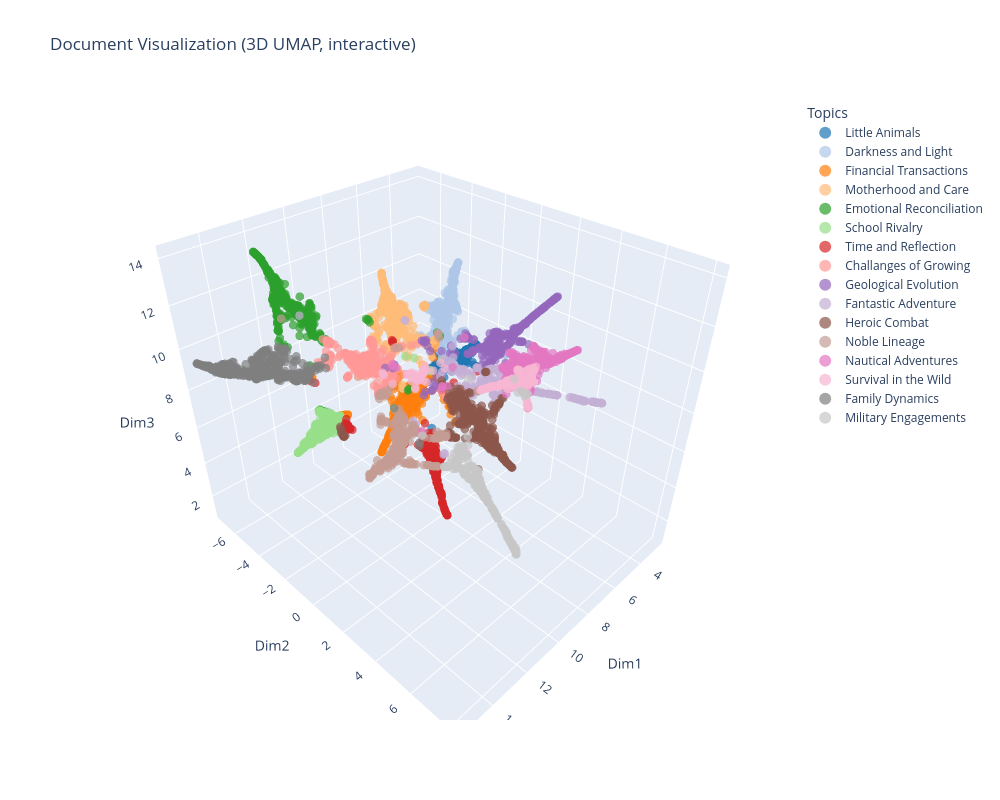

This figure's notebook cell:
### Code cell
# 3D plot
from mpl_toolkits.mplot3d import Axes3D  # needed for 3D plotting

# -----------------------
# Step 1. Doc-topic matrix
# -----------------------
doc_topic_matrix = final_model['topic-document-matrix'].T

# -----------------------
# Step 2. Embed docs (3D)
# -----------------------
#method='PCA'
#pca = PCA(n_components=3)
#doc_embeddings = pca.fit_transform(doc_topic_matrix)

#method = 't-SNE'
#tsne = TSNE(n_components=3, random_state=42, perplexity=30)
#doc_embeddings = tsne.fit_transform(doc_topic_matrix)

method = 'UMAP'
umap_model = umap.UMAP(n_components=3, random_state=42, n_jobs=1)
doc_embeddings = umap_model.fit_transform(doc_topic_matrix)

# Dominant topic index and its probability
n_docs, n_topics = doc_topic_matrix.shape[0], doc_topic_matrix.shape[1]
dominant_topic = np.argmax(doc_topic_matrix, axis=1)
dominant_prob = doc_topic_matrix[np.arange(n_docs), dominant_topic]

# -----------------------
# Step 3. Build DataFrame for Plotly
# -----------------------
df_plot = pd.DataFrame({
    "Dim1": doc_embeddings[:, 0],
    "Dim2": doc_embeddings[:, 1],
    "Dim3": doc_embeddings[:, 2],
    "TopicID": dominant_topic,
    "TopicLabel": [topic_labels[t] for t in dominant_topic]  # map ID → label
})

# -----------------------
# Step 4. Interactive 3D Plot
# -----------------------
fig = px.scatter_3d(
    df_plot,
    x="Dim1",
    y="Dim2",
    z="Dim3",
    color="TopicLabel",   # legend will now show labels, not IDs
    color_discrete_sequence=color_sequence,  # 20 distinct colors
    hover_data=["TopicID", "TopicLabel"],  # info when hovering
    title=f"Document Visualization (3D {method}, interactive)"
)

# Increase figure size
fig.update_layout(
    width=1000,
    height=800,
    legend=dict(
        title="Topics",
        itemsizing="constant"
    )
)

fig.update_traces(marker=dict(size=5, opacity=0.7))
fig.show()

### Figure 1 — Plotly figure (JSON) as saved in the notebook; plotly's stock layout.template omitted (floating-point values rounded to 4 significant figures; data arrays with more than 128 entries replaced by an {"elided": "..."} marker saying what was removed)
{"data": [{"customdata": {"elided": "395x2 mixed values"}, "hovertemplate": "TopicLabel=%{customdata[1]}<br>Dim1=%{x}<br>Dim2=%{y}<br>Dim3=%{z}<br>TopicID=%{customdata[0]}<extra></extra>", "legendgroup": "Little Animals", "marker": {"color": "#1f77b4", "opacity": 0.7, "size": 5, "symbol": "circle"}, "mode": "markers", "name": "Little Animals", "scene": "scene", "showlegend": true, "type": "scatter3d", "x": {"elided": "395 float values"}, "y": {"elided": "395 float values"}, "z": {"elided": "395 float values"}}, {"customdata": {"elided": "391x2 mixed values"}, "hovertemplate": "TopicLabel=%{customdata[1]}<br>Dim1=%{x}<br>Dim2=%{y}<br>Dim3=%{z}<br>TopicID=%{customdata[0]}<extra></extra>", "legendgroup": "Darkness and Light", "marker": {"color": "#aec7e8", "opacity": 0.7, "size": 5, "symbol": "circle"}, "mode": "markers", "name": "Darkness and Light", "scene": "scene", "showlegend": true, "type": "scatter3d", "x": {"elided": "391 float values"}, "y": {"elided": "391 float values"}, "z": {"elided": "391 float values"}}, {"customdata": {"elided": "355x2 mixed values"}, "hovertemplate": "TopicLabel=%{customdata[1]}<br>Dim1=%{x}<br>Dim2=%{y}<br>Dim3=%{z}<br>TopicID=%{customdata[0]}<extra></extra>", "legendgroup": "Financial Transactions", "marker": {"color": "#ff7f0e", "opacity": 0.7, "size": 5, "symbol": "circle"}, "mode": "markers", "name": "Financial Transactions", "scene": "scene", "showlegend": true, "type": "scatter3d", "x": {"elided": "355 float values"}, "y": {"elided": "355 float values"}, "z": {"elided": "355 float values"}}, {"customdata": {"elided": "425x2 mixed values"}, "hovertemplate": "TopicLabel=%{customdata[1]}<br>Dim1=%{x}<br>Dim2=%{y}<br>Dim3=%{z}<br>TopicID=%{customdata[0]}<extra></extra>", "legendgroup": "Motherhood and Care", "marker": {"color": "#ffbb78", "opacity": 0.7, "size": 5, "symbol": "circle"}, "mode": "markers", "name": "Motherhood and Care", "scene": "scene", "showlegend": true, "type": "scatter3d", "x": {"elided": "425 float values"}, "y": {"elided": "425 float values"}, "z": {"elided": "425 float values"}}, {"customdata": {"elided": "357x2 mixed values"}, "hovertemplate": "TopicLabel=%{customdata[1]}<br>Dim1=%{x}<br>Dim2=%{y}<br>Dim3=%{z}<br>TopicID=%{customdata[0]}<extra></extra>", "legendgroup": "Emotional Reconciliation", "marker": {"color": "#2ca02c", "opacity": 0.7, "size": 5, "symbol": "circle"}, "mode": "markers", "name": "Emotional Reconciliation", "scene": "scene", "showlegend": true, "type": "scatter3d", "x": {"elided": "357 float values"}, "y": {"elided": "357 float values"}, "z": {"elided": "357 float values"}}, {"customdata": {"elided": "402x2 mixed values"}, "hovertemplate": "TopicLabel=%{customdata[1]}<br>Dim1=%{x}<br>Dim2=%{y}<br>Dim3=%{z}<br>TopicID=%{customdata[0]}<extra></extra>", "legendgroup": "School Rivalry", "marker": {"color": "#98df8a", "opacity": 0.7, "size": 5, "symbol": "circle"}, "mode": "markers", "name": "School Rivalry", "scene": "scene", "showlegend": true, "type": "scatter3d", "x": {"elided": "402 float values"}, "y": {"elided": "402 float values"}, "z": {"elided": "402 float values"}}, {"customdata": {"elided": "329x2 mixed values"}, "hovertemplate": "TopicLabel=%{customdata[1]}<br>Dim1=%{x}<br>Dim2=%{y}<br>Dim3=%{z}<br>TopicID=%{customdata[0]}<extra></extra>", "legendgroup": "Time and Reflection", "marker": {"color": "#d62728", "opacity": 0.7, "size": 5, "symbol": "circle"}, "mode": "markers", "name": "Time and Reflection", "scene": "scene", "showlegend": true, "type": "scatter3d", "x": {"elided": "329 float values"}, "y": {"elided": "329 float values"}, "z": {"elided": "329 float values"}}, {"customdata": {"elided": "394x2 mixed values"}, "hovertemplate": "TopicLabel=%{customdata[1]}<br>Dim1=%{x}<br>Dim2=%{y}<br>Dim3=%{z}<br>TopicID=%{customdata[0]}<extra></extra>", "legendgroup": "Challanges of Growing", "marker": {"color": "#ff9896", "opacity": 0.7, "size": 5, "symbol": "circle"}, "mode": "markers", "name": "Challanges of Growing", "scene": "scene", "showlegend": true, "type": "scatter3d", "x": {"elided": "394 float values"}, "y": {"elided": "394 float values"}, "z": {"elided": "394 float values"}}, {"customdata": {"elided": "312x2 mixed values"}, "hovertemplate": "TopicLabel=%{customdata[1]}<br>Dim1=%{x}<br>Dim2=%{y}<br>Dim3=%{z}<br>TopicID=%{customdata[0]}<extra></extra>", "legendgroup": "Geological Evolution", "marker": {"color": "#9467bd", "opacity": 0.7, "size": 5, "symbol": "circle"}, "mode": "markers", "name": "Geological Evolution", "scene": "scene", "showlegend": true, "type": "scatter3d", "x": {"elided": "312 float values"}, "y": {"elided": "312 float values"}, "z": {"elided": "312 float values"}}, {"customdata": {"elided": "271x2 mixed values"}, "hovertemplate": "TopicLabel=%{customdata[1]}<br>Dim1=%{x}<br>Dim2=%{y}<br>Dim3=%{z}<br>TopicID=%{customdata[0]}<extra></extra>", "legendgroup": "Fantastic Adventure", "marker": {"color": "#c5b0d5", "opacity": 0.7, "size": 5, "symbol": "circle"}, "mode": "markers", "name": "Fantastic Adventure", "scene": "scene", "showlegend": true, "type": "scatter3d", "x": {"elided": "271 float values"}, "y": {"elided": "271 float values"}, "z": {"elided": "271 float values"}}, {"customdata": {"elided": "370x2 mixed values"}, "hovertemplate": "TopicLabel=%{customdata[1]}<br>Dim1=%{x}<br>Dim2=%{y}<br>Dim3=%{z}<br>TopicID=%{customdata[0]}<extra></extra>", "legendgroup": "Heroic Combat", "marker": {"color": "#8c564b", "opacity": 0.7, "size": 5, "symbol": "circle"}, "mode": "markers", "name": "Heroic Combat", "scene": "scene", "showlegend": true, "type": "scatter3d", "x": {"elided": "370 float values"}, "y": {"elided": "370 float values"}, "z": {"elided": "370 float values"}}, {"customdata": {"elided": "386x2 mixed values"}, "hovertemplate": "TopicLabel=%{customdata[1]}<br>Dim1=%{x}<br>Dim2=%{y}<br>Dim3=%{z}<br>TopicID=%{customdata[0]}<extra></extra>", "legendgroup": "Noble Lineage", "marker": {"color": "#c49c94", "opacity": 0.7, "size": 5, "symbol": "circle"}, "mode": "markers", "name": "Noble Lineage", "scene": "scene", "showlegend": true, "type": "scatter3d", "x": {"elided": "386 float values"}, "y": {"elided": "386 float values"}, "z": {"elided": "386 float values"}}, {"customdata": {"elided": "400x2 mixed values"}, "hovertemplate": "TopicLabel=%{customdata[1]}<br>Dim1=%{x}<br>Dim2=%{y}<br>Dim3=%{z}<br>TopicID=%{customdata[0]}<extra></extra>", "legendgroup": "Nautical Adventures", "marker": {"color": "#e377c2", "opacity": 0.7, "size": 5, "symbol": "circle"}, "mode": "markers", "name": "Nautical Adventures", "scene": "scene", "showlegend": true, "type": "scatter3d", "x": {"elided": "400 float values"}, "y": {"elided": "400 float values"}, "z": {"elided": "400 float values"}}, {"customdata": {"elided": "324x2 mixed values"}, "hovertemplate": "TopicLabel=%{customdata[1]}<br>Dim1=%{x}<br>Dim2=%{y}<br>Dim3=%{z}<br>TopicID=%{customdata[0]}<extra></extra>", "legendgroup": "Survival in the Wild", "marker": {"color": "#f7b6d2", "opacity": 0.7, "size": 5, "symbol": "circle"}, "mode": "markers", "name": "Survival in the Wild", "scene": "scene", "showlegend": true, "type": "scatter3d", "x": {"elided": "324 float values"}, "y": {"elided": "324 float values"}, "z": {"elided": "324 float values"}}, {"customdata": {"elided": "485x2 mixed values"}, "hovertemplate": "TopicLabel=%{customdata[1]}<br>Dim1=%{x}<br>Dim2=%{y}<br>Dim3=%{z}<br>TopicID=%{customdata[0]}<extra></extra>", "legendgroup": "Family Dynamics", "marker": {"color": "#7f7f7f", "opacity": 0.7, "size": 5, "symbol": "circle"}, "mode": "markers", "name": "Family Dynamics", "scene": "scene", "showlegend": true, "type": "scatter3d", "x": {"elided": "485 float values"}, "y": {"elided": "485 float values"}, "z": {"elided": "485 float values"}}, {"customdata": {"elided": "247x2 mixed values"}, "hovertemplate": "TopicLabel=%{customdata[1]}<br>Dim1=%{x}<br>Dim2=%{y}<br>Dim3=%{z}<br>TopicID=%{customdata[0]}<extra></extra>", "legendgroup": "Military Engagements", "marker": {"color": "#c7c7c7", "opacity": 0.7, "size": 5, "symbol": "circle"}, "mode": "markers", "name": "Military Engagements", "scene": "scene", "showlegend": true, "type": "scatter3d", "x": {"elided": "247 float values"}, "y": {"elided": "247 float values"}, "z": {"elided": "247 float values"}}], "layout": {"height": 800, "legend": {"itemsizing": "constant", "title": {"text": "Topics"}, "tracegroupgap": 0}, "scene": {"domain": {"x": [0, 1], "y": [0, 1]}, "xaxis": {"title": {"text": "Dim1"}}, "yaxis": {"title": {"text": "Dim2"}}, "zaxis": {"title": {"text": "Dim3"}}}, "title": {"text": "Document Visualization (3D UMAP, interactive)"}, "width": 1000}}
